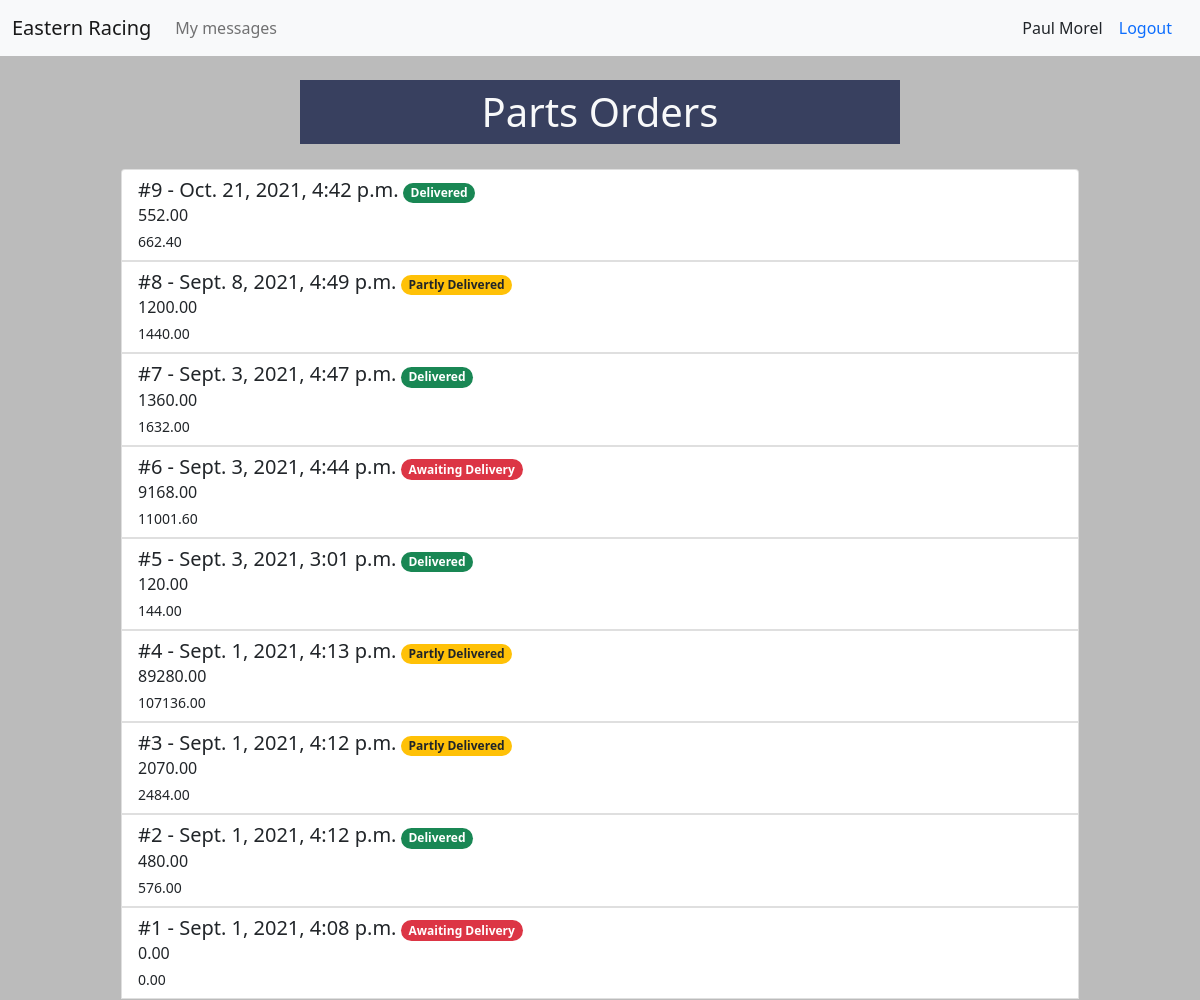
The app's page /parts/partsorder_list/ (signed in) with its own data.
### accounts/models.py (models this page shows, shortened)
class User(AbstractUser):
    pass

### parts/models.py (models this page shows, shortened)
class PartsOrder(models.Model):
    placed = models.DateTimeField(auto_now_add=True)
    sub_total = models.DecimalField(max_digits=10, decimal_places=2, default=0)
    vat = models.DecimalField(max_digits=10, decimal_places=2, default=0)
    grand_total = models.DecimalField(max_digits=10, decimal_places=2, default=0)
    editable = models.BooleanField(default=True)
    def get_delivery_status(self):
        checked_in = 0
        for unit in self.partsorderunit_set.all():
            if unit.checked_in:
                checked_in += 1
        if checked_in == 0:
            return 'awaiting'
        elif checked_in == self.partsorderunit_set.count():
            return 'delivered'
        else:
            return 'part'

### parts/views.py (the view)
# urls.py: path('partsorder_list/', views.PartsOrderList.as_view(), name='parts-order-list'),
class PartsOrderList(PermissionRequiredMixin, generic.ListView):
    permission_required = 'parts.add_part'
    model = PartsOrder
    def get_ordering(self):
        return '-placed'

### car_mgmt/context_processors.py (called while the page is built)
def report_form(request):
    report_form = MessageForm(initial={'sender': request.user, 'recipient': Manager.objects.get(id=1).user})
    return {'report_form': report_form}

def login_form(request):
    login_form = AuthenticationForm()
    return {'login_form': login_form}

### parts/models.py (called while the page is built)
    def __str__(self):
        return f"{self.part.name} x {self.quantity}"

### parts/templates/parts/partsorder_list.html (shortened to what this page needs)
{% extends 'cars/base.html' %}
{% block content %}
<h1 class="col-md-6 mx-auto text-center p-2 bg-parts text-light m-4">Parts Orders</h1>
<div class="list-group listbox mx-auto">
    {% for order in partsorder_list %}
    <a class="list-group-item list-group-item-action" data-bs-toggle="collapse" href="#collapse-{{ order.id }}" role="button" aria-expanded="false" aria-controls="collapseExample">
        <div class="d-flex w-100 justify-content-between">
            <div>
                <h5 class="mb-1 d-inline">#{{ order.id }} - {{ order.placed }}</h5>
                {% if order.get_delivery_status == 'awaiting' %}
                    <span class="badge rounded-pill bg-danger">Awaiting Delivery</span>
                {% elif order.get_delivery_status == 'delivered' %}
                    <span class="badge rounded-pill bg-success">Delivered</span>
                {% else %}
                    <span class="badge rounded-pill bg-warning text-dark">Partly Delivered</span>
                {% endif %}
            </div>
        </div>
        <p class="mb-1">{{ order.sub_total }}</p>
        <div class="d-flex w-100 justify-content-between">
            <small>{{ order.grand_total }}</small>
        </div>
    </a>
    {% endfor %}
</div>
{% endblock content %}

### cars/templates/cars/base.html (shortened to what this page needs)
{% load static %}
{% load crispy_forms_tags %}
<!DOCTYPE html>
<html lang="en">
<head>
  <link href="https://cdn.jsdelivr.net/npm/bootstrap@5.0.2/dist/css/bootstrap.min.css" rel="stylesheet"
>
  <link rel="stylesheet" href="https://cdn.jsdelivr.net/npm/bootstrap-icons@1.5.0/font/bootstrap-icons.css">
  <link rel="stylesheet" type="text/css" href="{% static 'css/main.css' %}">
</head>
<body>
  <nav class="navbar navbar-expand-lg navbar-light bg-light">
    <div class="container-fluid">
      <a href="{% url 'cars:home' %}" class="navbar-brand">Eastern Racing</a>
      <div class="collapse navbar-collapse" id="navbarSupportedContent">
        {% if request.user.is_authenticated %}
        <ul class="navbar-nav me-auto mb-2 mb-lg-0">
          <li class="nav-item">
            <a href="{% url 'cars:message-list' %}" aria-current="page" class="nav-link">My messages
              </a>
          </li>
        </ul>
        {{ request.user.first_name }} {{ request.user.last_name }}
        <a class="nav-link" href="{% url 'accounts:logout' %}">Logout</a>
        {% else %}
        <button type="button" class="btn btn-login bg-parts text-light" data-bs-toggle="modal"
          data-bs-target="#loginModal">Login</button>
        {% endif %}
      </div>
    </div>
  </nav>
  <div id="content">
    {% block content %}
    {% endblock content %}
  </div>
</body>
</html>

### cars/static/css/main.css (style rules this page uses)
.listbox { max-width: 80% !important; }
body { background-color: #bbb; }
#content { overflow: hidden; }
.bg-parts { background-color: #38405F; }
.list-group { border: 1px solid #bbb; }
.list-group-item, .list-group-item:hover { z-index: auto; }

### records on screen
User: user.first_name "Paul", user.last_name "Morel"
PartsOrder: id "9", placed "Oct. 21, 2021, 4:42 p.m.", shows "Delivered", sub_total "552.00", grand_total "662.40"
PartsOrder: id "8", placed "Sept. 8, 2021, 4:49 p.m.", shows "Partly Delivered", sub_total "1200.00", grand_total "1440.00"
PartsOrder: id "7", placed "Sept. 3, 2021, 4:47 p.m.", shows "Delivered", sub_total "1360.00", grand_total "1632.00"
PartsOrder: id "6", placed "Sept. 3, 2021, 4:44 p.m.", shows "Awaiting Delivery", sub_total "9168.00", grand_total "11001.60"
PartsOrder: id "5", placed "Sept. 3, 2021, 3:01 p.m.", shows "Delivered", sub_total "120.00", grand_total "144.00"
PartsOrder: id "4", placed "Sept. 1, 2021, 4:13 p.m.", shows "Partly Delivered", sub_total "89280.00", grand_total "107136.00"
PartsOrder: id "3", placed "Sept. 1, 2021, 4:12 p.m.", shows "Partly Delivered", sub_total "2070.00", grand_total "2484.00"
PartsOrder: id "2", placed "Sept. 1, 2021, 4:12 p.m.", shows "Delivered", sub_total "480.00", grand_total "576.00"
PartsOrder: id "1", placed "Sept. 1, 2021, 4:08 p.m.", shows "Awaiting Delivery", sub_total "0.00", grand_total "0.00"
